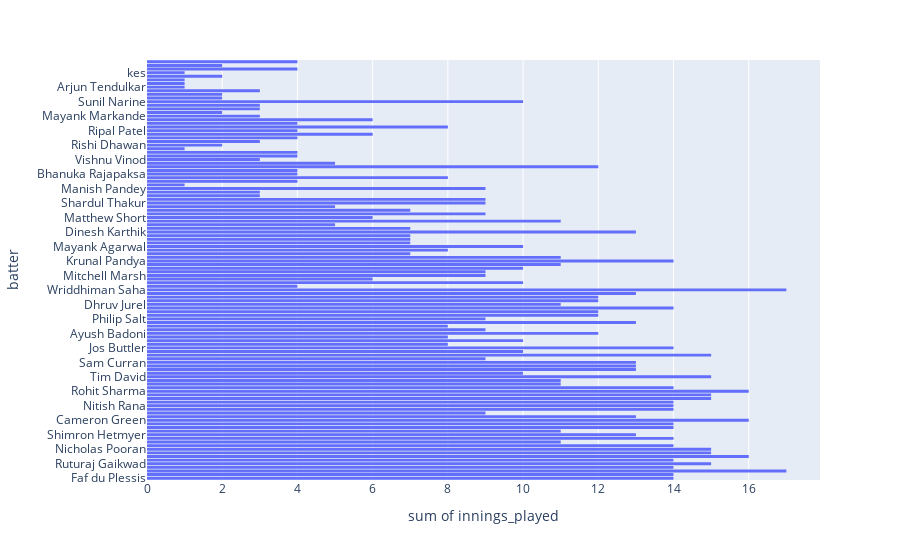

The notebook cell saved with this chart:
### Code cell
px.histogram(power_hitters,x='innings_played',y='batter')

### Figure 1 — Plotly figure (JSON) as saved in the notebook; plotly's stock layout.template omitted (floating-point values rounded to 4 significant figures)
{"data": [{"alignmentgroup": "True", "bingroup": "y", "histfunc": "sum", "hovertemplate": "sum of innings_played=%{x}<br>batter=%{y}<extra></extra>", "legendgroup": "", "marker": {"color": "#636efa", "pattern": {"shape": ""}}, "name": "", "offsetgroup": "", "orientation": "h", "showlegend": false, "type": "histogram", "x": [14, 14, 17, 14, 15, 14, 16, 15, 15, 14, 11, 14, 13, 11, 14, 14, 16, 13, 9, 14, 14, 14, 15, 15, 16, 14, 11, 11, 15, 10, 13, 13, 13, 9, 15, 10, 14, 8, 10, 8, 12, 9, 8, 13, 9, 12, 12, 14, 11, 12, 12, 13, 17, 4, 10, 6, 9, 9, 10, 11, 14, 11, 7, 8, 10, 7, 7, 7, 13, 7, 5, 11, 6, 9, 7, 5, 9, 9, 3, 3, 9, 1, 4, 8, 4, 4, 12, 5, 3, 4, 4, 1, 2, 3, 4, 6, 4, 8, 4, 6, 3, 2, 3, 3, 10, 2, 2, 3, 1, 1, 1, 2, 1, 4, 2, 4], "xaxis": "x", "y": ["Faf du Plessis", "Shivam Dube", "Shubman Gill", "Glenn Maxwell", "Ruturaj Gaikwad", "Rinku Singh", "Suryakumar Yadav", "Marcus S", "Nicholas Pooran", "Yashasvi Jaiswal", "Heinrich Klaasen", "Sanju Samson", "Shimron Hetmyer", "Tilak Varma", "Venkatesh Iyer", "Jitesh Sharma", "Cameron Green", "Kyle Mayers", "Liam Livings", "Prabhsimran Singh", "Nitish Rana", "Andre Russell", "Devon Conway", "Ishan Kishan", "Rohit Sharma", "Virat Kohli", "Ajinkya Rahane", "Rahmanullah Gurbaz", "Tim David", "Vijay Shankar", "Axar Patel", "David Miller", "Sam Curran", "Rashid Khan", "Hardik Pandya", "Shikhar Dhawan", "Jos Buttler", "Jason Roy", "Nehal Wadhera", "Sai Sudharsan", "Ayush Badoni", "Rilee Rossouw", "Abdul Samad", "Rahul Tripathi", "Philip Salt", "MS Dhoni", "Shahrukh Khan", "David Warner", "Dhruv Jurel", "Ambati Rayudu", "Ravindra Jadeja", "Aiden Markram", "Wriddhiman Saha", "Quin", "Mahipal Lomror", "Abhinav Manohar", "Mitchell Marsh", "Rahul Tewatia", "Moeen Ali", "Abhishek Sharma", "Krunal Pandya", "Devdutt Padikkal", "Sikandar Raza", "Aman Hakim Khan", "Mayank Agarwal", "n Sundar", "Krishnappa Gowtham", "Riyan Parag", "Dinesh Karthik", "Atharva Taide", "inis", "Harry Brook", "Matthew Short", "KL Rahul", "Anuj Rawat", "Glenn Phillips", "Shardul Thakur", "Ravichandran Ashwin", "David Wiese", "Harpreet Singh", "Manish Pandey", "Vivrant Sharma", "Prerak Mankad", "Harpreet Brar", "Bhanuka Rajapaksa", "Abishek Porel", "Deepak Hooda", "ne", "Vishnu Vinod", "Suyash Prabhudessai", "Anmolpreet Singh", "Umran Malik", "Rishi Dhawan", "Jason Holder", "Sarfaraz Khan", "Shahbaz Ahmed", "Ripal Patel", "Prithvi Shaw", "Piyush Chawla", "Narayan Jagadeesan", "Mayank Markande", "Mark Wood", "Mandeep Singh", "Dasun Shanaka", "Sunil Narine", "Sanvir Singh", "Vijaykumar Vyshak", "Arshad Khan", "Arjun Tendulkar", "Akeal Hosein", "Akash Deep", "Adil Rashid", "kes", "Trent Boult", "Harshal Patel", "Michael Bracewell"], "yaxis": "y"}], "layout": {"barmode": "relative", "legend": {"tracegroupgap": 0}, "margin": {"t": 60}, "xaxis": {"anchor": "y", "domain": [0, 1], "title": {"text": "sum of innings_played"}}, "yaxis": {"anchor": "x", "domain": [0, 1], "title": {"text": "batter"}}}}
